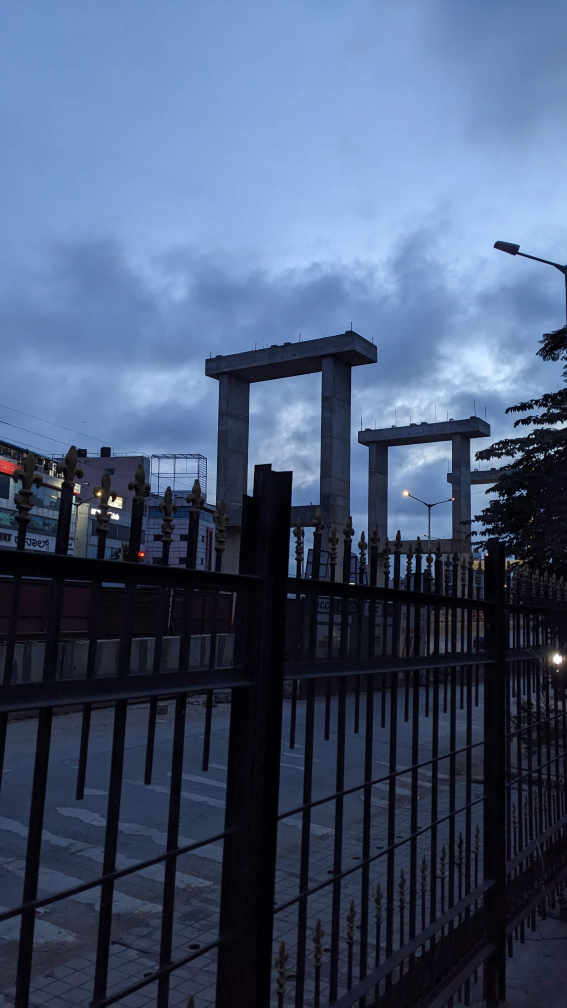
#> input picture class_notes/Day-1/data/GP_PXL_20240926_003004774.jpg, 2268 x 4032 px, found by its file name (shown at 1/4 size)
$ jupyter execute --allow-errors image_basics.ipynb
#> lines starting #> are read from the running program, lines starting #| are printed output that depends on the picture
[cell 1]
from PIL import Image

[cell 2]
img = Image.new("RGB", (200, 200), (255,180,6))
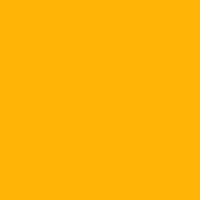
#> img: PIL image 200x200 RGB; mean R, G, B 255, 180, 6

[cell 3]
img.size, img.mode, img.getbands()
#> Out = ((200, 200), 'RGB', ('R', 'G', 'B'))

[cell 4]
# img.show("Created Image")

[cell 5]
gray_img = Image.new("L", (300, 100), (180))
#> gray_img: PIL image 300x100 L; every value is 180

[cell 6]
gray_img.mode, gray_img.size, gray_img.getbands()
#> Out = ('L', (300, 100), ('L',))

[cell 7]
# gray_img.show("Gray-Scale image")

## OpenCV

[cell 8]
import numpy as np
import cv2

[cell 9]
image = np.zeros((500, 500, 3), dtype=np.uint8)

[cell 10]
image

[cell 11]
image[:] = (255, 0, 0)

[cell 12]
image

[cell 13]
cv2.imshow("test", image)
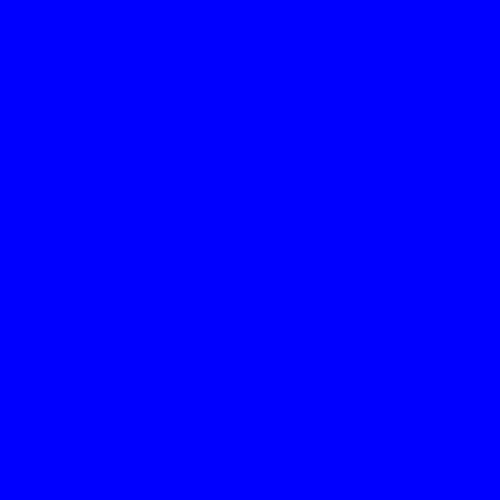
#> window 'test': shape (500, 500, 3); mean B, G, R 255, 0, 0
cv2.waitKey(0)
cv2.destroyAllWindows()

[cell 14]
image[0, 0]

[cell 15]
image[:, :, 0]

## Create a RGBA image

[cell 16]
from PIL import Image
img = Image.new("RGB", (500, 500), (255, 150, 0))
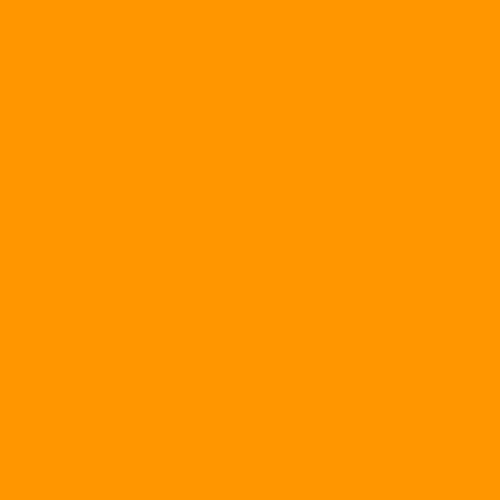
#> img: PIL image 500x500 RGB; mean R, G, B 255, 150, 0
img.show()

[cell 17]
transparency_img = img.convert("RGBA")

[cell 18]
transparency_img.mode
#> Out = 'RGBA'

[cell 19]
transparency_img.size
#> Out = (500, 500)

[cell 20]
transparency_img.getbands()
#> Out = ('R', 'G', 'B', 'A')

[cell 21]
transparency_img.show()

## Conversion of RGB to BGR channels

[cell 22]
import cv2
#> (the rest of this cell did not finish here and is left out)

[cell 23]
import numpy as np
rgb_img = np.zeros((500, 500, 3), dtype=np.uint8)

[cell 24]
rgb_img[:] = (250, 0, 0)

[cell 25]
cv2.imshow("RGB image via cv2", rgb_img)
cv2.waitKey(0)
cv2.destroyAllWindows()

[cell 26]
bgr = cv2.cvtColor(rgb_img, cv2.COLOR_RGB2BGR)
cv2.imshow("BGR image via cv2", bgr)
cv2.waitKey(0)
cv2.destroyAllWindows()

[cell 27]
bgr_transparency = cv2.cvtColor(bgr, cv2.COLOR_BGR2BGRA)

[cell 28]
bgr_transparency[:, :, 3]

[cell 29]
bgr_transparency[:, :, 3] = 125
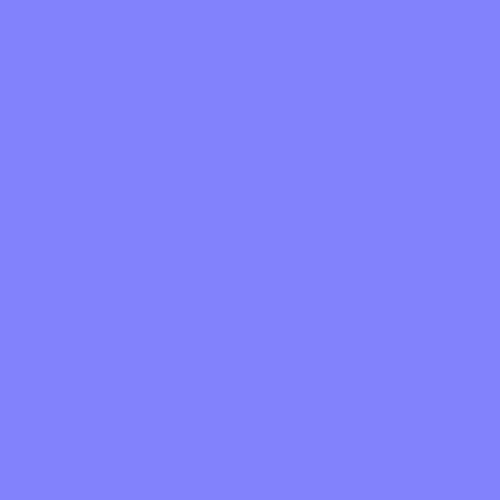
#> bgr_transparency: shape (500, 500, 4); mean R, G, B, A 0, 0, 250, 125; transparent parts drawn white

[cell 30]
cv2.imshow("BGR image with transparency via cv2", bgr_transparency)
cv2.waitKey(0)
cv2.destroyAllWindows()

[cell 31]
bgr_transparency[:, :, 3] = 0
cv2.imshow("BGR image with transparency via cv2", bgr_transparency)
cv2.waitKey(0)
cv2.destroyAllWindows()

[cell 32]
bgr_transparency[0, 0]
#> Out = [0, 0, 250, 0]

[cell 33]
rgb = np.zeros((100, 100, 4), np.uint8)

[cell 34]
rgb[:] = (255, 0, 0, 0)

[cell 35]
rgb[0, 0]

[cell 36]
rgb[:, :, 3] = 255

[cell 37]
rgb[0, 0]

[cell 38]
cv2.imshow("numpy array image", rgb)
cv2.waitKey(0)
cv2.destroyAllWindows()

[cell 39]
cv2.imwrite("./rgb_transparent.png", rgb)

[cell 40]
rgb[:, :, 3] = 0
cv2.imwrite("./rgb_transparent_0.png", rgb)

## Reading images

[cell 41]
import os

#> (a cell that did not finish here is left out)

## Save images use PIL

[cell 43]
def get_img_size(img):
    img_size = os.path.getsize(img) / 1024
    print(f"Image size if {round(img_size, 4)} KB")

[cell 44]
type(img)

[cell 45]
img.save("./temp/save_image_95.jpg", quality=95)
get_img_size("./temp/save_image_95.jpg")

img.save("./temp/save_image_10.jpg", quality=10)
get_img_size("./temp/save_image_50.jpg")

img.save("./temp/save_image_default.jpg")
get_img_size("./temp/save_image_default.jpg")

[cell 46]
cv2.imwrite("./temp/cv2_bgr_image_100.jpeg", bgr, [cv2.IMWRITE_JPEG_QUALITY, 100])
get_img_size("./temp/cv2_bgr_image_100.jpeg")

cv2.imwrite("./temp/cv2_bgr_image_50.jpeg", bgr, [cv2.IMWRITE_JPEG_QUALITY, 50])
get_img_size("./temp/cv2_bgr_image_50.jpeg")

cv2.imwrite("./temp/cv2_bgr_image_0.jpeg", bgr, [cv2.IMWRITE_JPEG_QUALITY, 0])
get_img_size("./temp/cv2_bgr_image_0.jpeg")

cv2.imwrite("./temp/cv2_bgr_image.jpeg", bgr)
get_img_size("./temp/cv2_bgr_image.jpeg")


print("\n\n\n")
cv2.imwrite("./temp/cv2_bgr_image_0.png", bgr_transparency, [cv2.IMWRITE_PNG_COMPRESSION, 0])
get_img_size("./temp/cv2_bgr_image_0.png")


cv2.imwrite("./temp/cv2_bgr_image_9.png", bgr_transparency, [cv2.IMWRITE_PNG_COMPRESSION, 9])
get_img_size("./temp/cv2_bgr_image_9.png")

cv2.imwrite("./temp/cv2_bgr_image_def.png", bgr_transparency)
get_img_size("./temp/cv2_bgr_image_def.png")

## Read image

[cell 47]
a_img = cv2.imread(r"D:\Learning\CV\Krishnaik_live\temp\cv2_bgr_image_0.jpeg")
cv2.imshow("reading Image", a_img)
cv2.waitKey(0)
cv2.destroyAllWindows()

#> (a cell that did not finish here is left out)

[cell 49]
a_img = cv2.imread(r"D:\Learning\CV\Krishnaik_live\temp\cv2_bgr_image_0.png")
cv2.imshow("reading PNG Image", a_img)
cv2.waitKey(0)
cv2.destroyAllWindows()
#> (the rest of this cell did not finish here and is left out)

#> (a cell that did not finish here is left out)

[cell 51]
import matplotlib.image as mpimg
import matplotlib.pyplot as plt

#> (the rest of this cell did not finish here and is left out)

[cell 52]
cv2.imshow("reading PNG Image", img)
cv2.waitKey(0)
cv2.destroyAllWindows()
img

[cell 53]
type(img)

#> (a cell that did not finish here is left out)

### Metadata of image --> EXif

[cell 55]
from PIL import Image, ExifTags

img = Image.open(r"D:\Learning\CV\Krishnaik_live\class_notes\Day-1\data\GP_PXL_20240926_003004774.jpg")
#> img is the input picture: PIL image 2268x4032 RGB; mean R, G, B 71.1, 87.7, 116.8
exif_details = img._getexif()
#> exif_details = 56 items

[cell 56]
img._getexif()

[cell 57]
ExifTags.TAGS

[cell 58]
for tag, value in exif_details.items():
    tag_name = ExifTags.TAGS.get(tag, tag)
    print(f"{tag_name} - {value}")
#> this loop made 56 passes
#> (tag, value, tag_name) on passes 1, 2, 4, 5, 6, 7, 8, 9, 10, 11, 17, 18: (256, 2268, 'ImageWidth'), (257, 4032, 'ImageLength'), (296, 2, 'ResolutionUnit'), (34665, 244, 'ExifOffset'), (271, 'Google', 'Make'), (272, 'Pixel 4a', 'Model'), (305, 'HDR+ 1.0.540104767zdr', 'Software'), (274, 1, 'Orientation'), (306, '2024:09:26 06:00:04', 'DateTime'), (531, 1, 'YCbCrPositioning'), (36867, '2024:09:26 06:00:04', 'DateTimeOriginal'), (36868, '2024:09:26 06:00:04', 'DateTimeDigitized')
#> (tag, tag_name) on passes 3, 12, 13, 14, 15, 16: (34853, 'GPSInfo'), (282, 'XResolution'), (283, 'YResolution'), (36864, 'ExifVersion'), (37121, 'ComponentsConfiguration'), (37377, 'ShutterSpeedValue')
#| ImageWidth - 2268
#| ImageLength - 4032
#| GPSInfo - {16: 'M', 17: 268.0}
#| ResolutionUnit - 2
#| ExifOffset - 244
#| Make - Google
#| Model - Pixel 4a
#| Software - HDR+ 1.0.540104767zdr
#> (further printed lines are left out)

[cell 59]
import piexif
img = Image.open(r"D:\Learning\CV\Krishnaik_live\class_notes\Day-1\data\beach-blue.jpg")
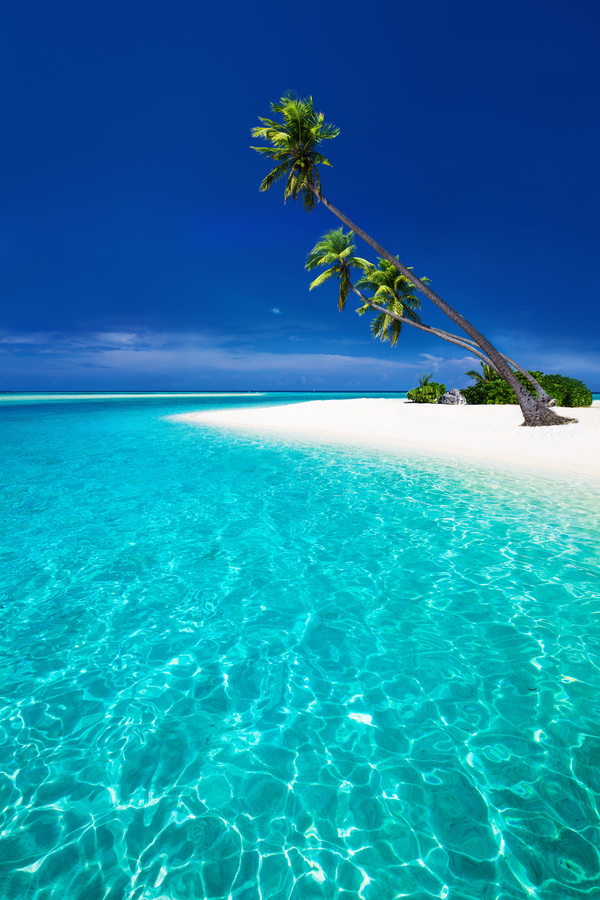
#> input picture class_notes/Day-1/data/beach-blue.jpg, 600 x 900 px, found by its file name
#> img is the input picture: PIL image 600x900 RGB; mean R, G, B 24, 135.3, 171.4
#> (the rest of this cell did not finish here and is left out)

#> (a cell that did not finish here is left out)

#> (a cell that did not finish here is left out)

#> (a cell that did not finish here is left out)

#> (a cell that did not finish here is left out)

[cell 64]
import cv2
image = cv2.imread(r"D:\Learning\CV\Krishnaik_live\class_notes\Day-1\data\GP_PXL_20240926_003004774.jpg")
cv2.imshow("Image", image)
cv2.waitKey(0)
cv2.destroyAllWindows()

[cell 65]
gray_scale = cv2.cvtColor(image, cv2.COLOR_BGR2GRAY)
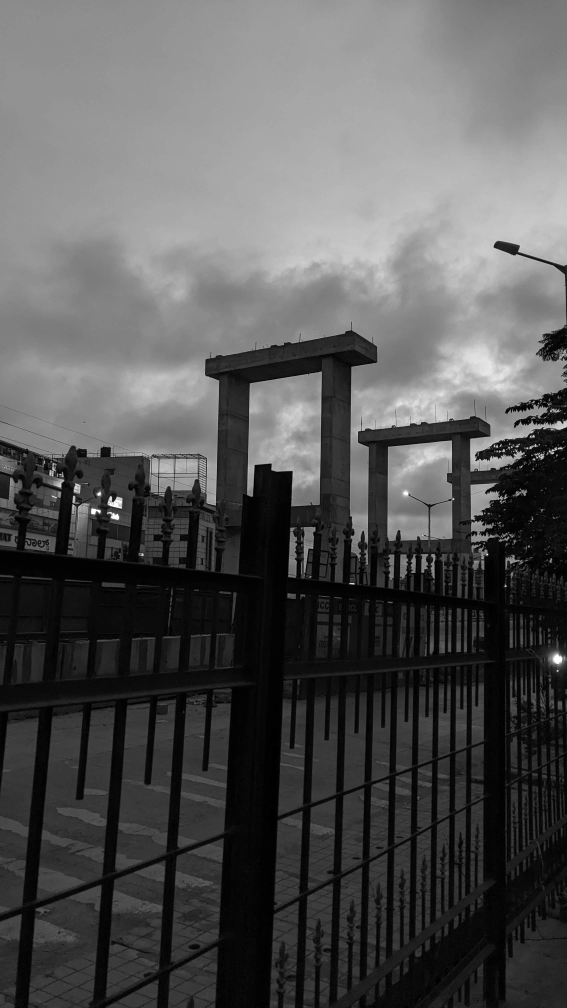
#> gray_scale: shape (4032, 2268) (shown at 1/4 size); min 0, max 255, mean 86
gray_scale.shape
cv2.imshow("gray_scale", gray_scale)
cv2.waitKey(0)
cv2.destroyAllWindows()

[cell 66]
bgr_gray_scale = cv2.cvtColor(gray_scale, cv2.COLOR_GRAY2BGR)
bgr_gray_scale.shape
cv2.imshow("bgr_gray_scale", bgr_gray_scale)
cv2.waitKey(0)
cv2.destroyAllWindows()

[cell 67]
bgr_gray_scale[0, 0]
#> Out = [138, 138, 138]
